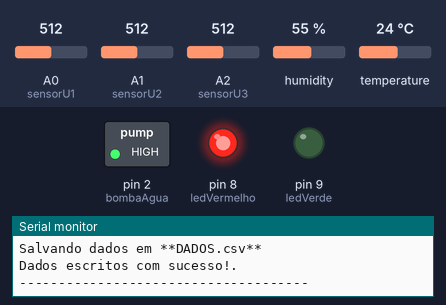
Bench run of a sketch on a simulated Arduino Uno, built with avr-gcc and run on an emulated ATmega328P. Shown: switched loads named in the sketch (green lamp = pin HIGH), output pins drawn as LEDs (lit = HIGH), the last lines printed to the serial monitor. Inputs (shaded band) come from the test bench; at power-on: A0 (sensorU1) = 512, A1 (sensorU2) = 512, A2 (sensorU3) = 512, humidity 55 %, temperature 24 °C. The local clock reads 2024-03-15 10:24:30 at power-on unless the sketch sets it; storage starts empty.

Above: at 1.2 s.
1.3 s: A0 (sensorU1) set to 257
11.7 s: A0 (sensorU1) set to 221
At 21.0 s:
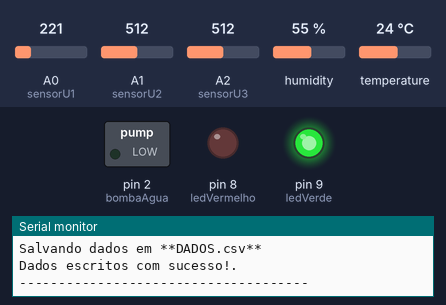
21.9 s: A0 (sensorU1) set to 306
At 30.56 s:
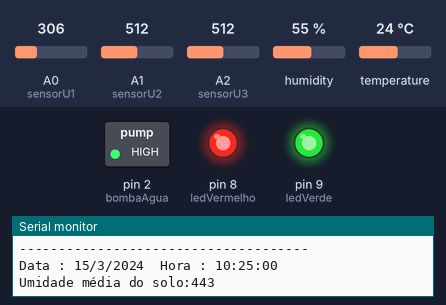
32.1 s: A0 (sensorU1) set to 30
At 41.9 s:
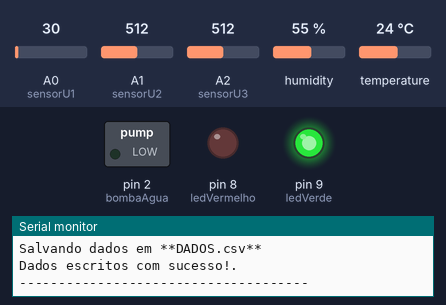
Timing chart, 0 to 43.3 s (numbered marks = the images above; inputs shaded):
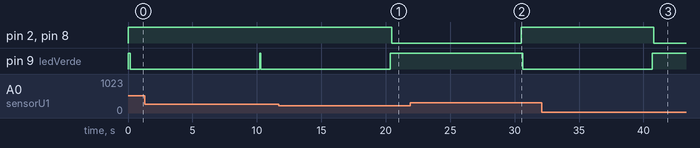

The sketch:

IrrigadorAutomatizado.ino
```cpp
#include <SPI.h>//Carrega biblioteca SD para o módulo de cartão SD
#include <SD.h>

#include <DHT.h> //Carrega a biblioteca DHT para o sensor de temperatura e umidade do ar
#include <DHT_U.h>

#include <virtuabotixRTC.h> //Carrega a biblioteca virtuabotixRTC
virtuabotixRTC myRTC(5, 6, 7); //Determina os pinos ligados ao modulo: (myRTC(clock, data, rst))

// definição de pinos para os sensores
#define sensorU1 A0 //Sensor de umidade do solo 1
#define sensorU2 A1 //Sensor de umidade do solo 2
#define sensorU3 A2 //Sensor de umidade do solo 3
#define sensorDHT A3 //Sensor DHT
#define tipoDHT DHT11 // Informa o tipo de DHT que estamos utilizando

#define bombaAgua 2 // Bomba d'água ná porta D2
#define ledVerde 9
#define ledVermelho 8
//#define ledAzul 1;

DHT dht(sensorDHT, tipoDHT); // Parametros da biblioteca DHT

File myFile;// Parametro para a biblioteca SD

// definição do escopo de variáveis globais

int leituraMediaSensorU;
int leituraSensorU1;
int leituraSensorU2;
int leituraSensorU3;
float umidade;
float temperatura;
int situacaoBomba = 0;


int limiteUmd = 420; // **VARIAVEL RESPONSAVEL PELO MINIMO DE UMIDADE, ALTERE PARA CALIBRAR SENSORES!**

void setup() {
  Serial.begin(9600);

  // definição dos pinos como INPUT ou OUTPUT de dados

  pinMode(sensorU1, INPUT);
  pinMode(sensorU2, INPUT);
  pinMode(sensorU3, INPUT);
  pinMode(bombaAgua, OUTPUT);
  pinMode(ledVerde, OUTPUT);
  pinMode(ledVermelho, OUTPUT);

  dht.begin(); // Inicia o sensor DHT

  //myRTC.setDS1302Time(00, 26, 22, 5, 19, 5, 2022);// APENAS PARA CONFIGURAÇÃO DO RTC, COMENTAR ESSA LINHA APÓS A CONFIGURAÇÃO!!

  Serial.print("Inicializando SD card...");

  if (!SD.begin(4)) { // Checagem sobre a inicialização do SD Card!
    Serial.println("Inicialização do SD falhou!");
    while (1);
  }
  Serial.println("Inicialização do SD completa.");

  apagaLeds();


}


void exibirNoMonitorSerial(){
  //Exibir no monitor serial as informações de data e hora.

  //Le as informacoes do CI
  myRTC.updateTime();

  //Imprime as informacoes no serial monitor
  Serial.print("Data : ");
  Serial.print(myRTC.dayofmonth);
  Serial.print("/");
  Serial.print(myRTC.month);
  Serial.print("/");
  Serial.print(myRTC.year);
  Serial.print("  ");
  Serial.print("Hora : ");
  //Adiciona um 0 caso o valor da hora seja <10
  if (myRTC.hours < 10){
    Serial.print("0");
  }
  Serial.print(myRTC.hours);
  Serial.print(":");
  //Adiciona um 0 caso o valor dos minutos seja <10
  if (myRTC.minutes < 10){
    Serial.print("0");
  }
  Serial.print(myRTC.minutes);
  Serial.print(":");
  //Adiciona um 0 caso o valor dos segundos seja <10
  if (myRTC.seconds < 10){
    Serial.print("0");
  }
  Serial.println(myRTC.seconds);


  // Exibir o valor da média dos sensores no monitor serial
  Serial.print("Umidade média do solo:");
  Serial.println(sensorUmidadeSolo());

  // Exibir as informações de temperatura e umidade no monitor serial
  Serial.print("Temperatura:");
  Serial.print(sensorTemperatura());
  Serial.println("ºc");

  Serial.print("Umidade do ar:");
  Serial.print(sensorUmidade());
  Serial.println("%t");

  if (situacaoBomba == 1){
    Serial.println("***-Bomba Ligada!-***");
  }

}

int sensorUmidadeSolo(){
  //Função responsável por calcular e retornar o valor médio da umidade do solo
  leituraSensorU1 = analogRead(sensorU1);
  leituraSensorU2 = analogRead(sensorU2);
  leituraSensorU3 = analogRead(sensorU3);
  leituraMediaSensorU = ((leituraSensorU1 + leituraSensorU2 + leituraSensorU3) / 3);


  return leituraMediaSensorU;

}

int sensorTemperatura(){
  // Função que checa o funcionamento do sensor DHT e retorna os valores de temperatura
  temperatura = dht.readTemperature();
  // testa se retorno é valido, caso contrário algo está errado.
  if (isnan(temperatura)){
    Serial.println("ERRO NA LEITURA DO SENSOR DHT");
  }

  return temperatura;
}

int sensorUmidade(){
  // Função que checa o funcionamento do sensor DHT e retorna os valores de umidade
  umidade = dht.readHumidity();
  // testa se retorno é valido, caso contrário algo está errado.
  if (isnan(umidade)){
    Serial.println("ERRO NA LEITURA DO SENSOR DHT");
  }

  return umidade;
}

void salvarDados(){

  myFile = SD.open("dados.csv", FILE_WRITE); //Abre o arquivo dados_irrigador.csv para guardar os dados

  if (myFile) { //Escrita no arquivo
    Serial.println("Salvando dados em **DADOS.csv**");
    //Escreve informações de data e hora no arquivo
    myFile.print(myRTC.dayofmonth);
    myFile.print("/");
    myFile.print(myRTC.month);
    myFile.print("/");
    myFile.print(myRTC.year);
    myFile.print(",");

    if (myRTC.hours < 10){
        myFile.print("0");
      }
      myFile.print(myRTC.hours);
      myFile.print(":");
    //Adiciona um 0 caso o valor dos minutos seja <10
    if (myRTC.minutes < 10){
        myFile.print("0");
      }
    myFile.print(myRTC.minutes);
    myFile.print(":");
    //Adiciona um 0 caso o valor dos segundos seja <10
    if (myRTC.seconds < 10){
        myFile.print("0");
      }
    myFile.print(myRTC.seconds);
    myFile.print(",");

    //Escreve informações dos sensores no arquivo
    myFile.print(sensorUmidadeSolo());
    myFile.print(",");

    myFile.print(sensorTemperatura());
    myFile.print(",");

    myFile.print(sensorUmidade());
    myFile.print(",");

    myFile.print(situacaoBomba);
    myFile.println();


    // Terminou de escrever, fecha-se o arquivo
    myFile.close();

    Serial.println("Dados escritos com sucesso!.");

  }
  else {
    // Se nao deu certo exibir mensagem de erro no monitor serial
    Serial.println("Nao foi possivel abrir o arquivo");
  }


}

int ligarBomba(){

  if(sensorUmidadeSolo() <= limiteUmd){
    while (sensorUmidadeSolo() <= limiteUmd){
      apagaLeds();
       digitalWrite(ledVermelho, LOW);
      digitalWrite(bombaAgua, LOW);
      situacaoBomba = 1;
      return 0;
      }
    }else {
      apagaLeds();
      digitalWrite(ledVerde, LOW);
      digitalWrite(bombaAgua, HIGH);
      situacaoBomba = 0;
    }


  }


void apagaLeds()
{
  digitalWrite(ledVermelho, HIGH);
  digitalWrite(ledVerde, HIGH);
  digitalWrite(bombaAgua, HIGH);

}


void loop() {
  apagaLeds();
  myRTC.updateTime();
  exibirNoMonitorSerial();
  salvarDados();
  ligarBomba();


  Serial.println("-------------------------------------");

  delay(10000); //delay de 10s para todo o funcionamento do código

}
```

Measured:
- the behaviour switches between 239 and 238 on A0 (sensorU1) (found by bisection; images 0 and 1)
- after the input at 11.7 s, pin 2 (bombaAgua), pin 8 (ledVermelho): HIGH → LOW after 8.8 s; pin 9 (ledVerde): goes on until 20.4 s, then stays HIGH
- after the input at 21.9 s, pin 2 (bombaAgua), pin 8 (ledVermelho): goes on until 30.5 s, then stays HIGH; pin 9 (ledVerde): HIGH → LOW after 8.7 s
- after the input at 32.1 s, pin 2 (bombaAgua), pin 8 (ledVermelho): HIGH → LOW after 8.7 s; pin 9 (ledVerde): goes on until 40.7 s, then stays HIGH
